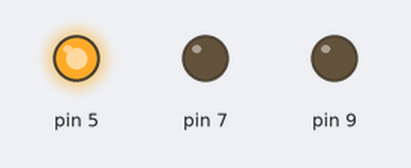
A sketch run on a simulated Arduino Uno, built with avr-gcc and run on an emulated ATmega328P. On the bench: output pins drawn as LEDs (lit = HIGH).

Above: at 2.5 s.
At 5.5 s:
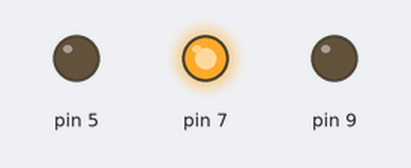
At 8.5 s:
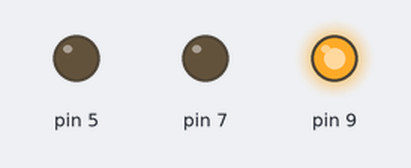
Timing chart, 0 to 14.3 s (numbered marks = the images above):
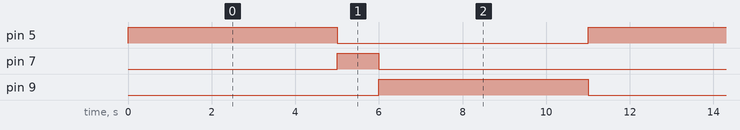

The sketch:

P-2-Traffic_Light.ino
```cpp
void setup()
{
  pinMode(5, OUTPUT);
  pinMode(7, OUTPUT);
  pinMode(9, OUTPUT);
}

void loop()
{
  digitalWrite(5, HIGH);
  digitalWrite(7, LOW);
  digitalWrite(9, LOW);
  delay(5000);
  digitalWrite(5, LOW);
  digitalWrite(7, HIGH);
  digitalWrite(9, LOW);
  delay(1000);
  digitalWrite(5, LOW);
  digitalWrite(7, LOW);
  digitalWrite(9, HIGH);
  delay(5000);
}
```

Measured:
- by itself, pin 5, pin 9: alternates HIGH for 5.0 s and LOW for 6.0 s
- by itself, pin 7: alternates HIGH for 1.0 s and LOW for 10.0 s
- by itself, everything shown: repeats every 11.0 s, in 3 steps
